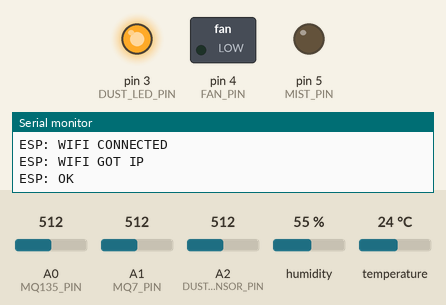
The sketch below on a simulated Arduino Uno, built with avr-gcc and run on an emulated ATmega328P. On the bench: switched loads named in the sketch (green lamp = pin HIGH), output pins drawn as LEDs (lit = HIGH), the last lines printed to the serial monitor. The inputs (shaded band) are chosen by the test bench; at power-on: humidity 55 %, A0 (MQ135_PIN) = 512, A1 (MQ7_PIN) = 512, A2 (DUST_SENSOR_PIN) = 512, temperature 24 °C. The modem accepts every AT command (registered, SIM ready, sends succeed) and sends nothing else.

Above: at 15.7 s.
15.8 s: humidity set to 42 %
At 20.4 s:
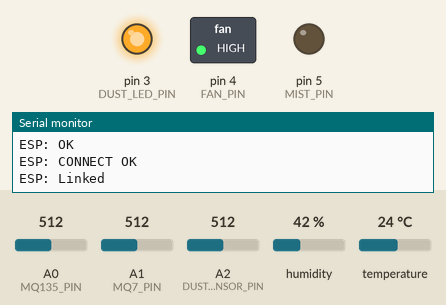
21.5 s: humidity set to 39 %
At 40.8 s:
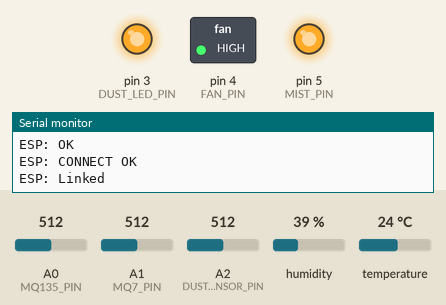
Timing chart, 0 to 42.3 s (numbered marks = the images above; inputs shaded):
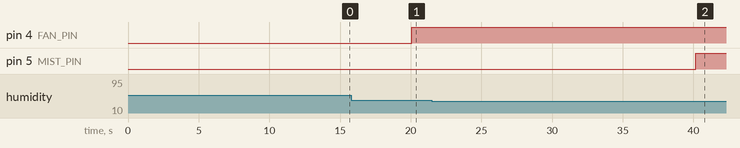

The sketch:

SourceCode.ino
```cpp
#include <SoftwareSerial.h>
#include <DHT.h>

#define DHTPIN 2
#define DHTTYPE DHT11
#define MQ135_PIN A0
#define MQ7_PIN A1
#define DUST_SENSOR_PIN A2
#define DUST_LED_PIN 3
#define FAN_PIN 4
#define MIST_PIN 5

DHT dht(DHTPIN, DHTTYPE);
SoftwareSerial espSerial(10, 11); // RX (10) <- ESP TX ; TX (11) -> ESP RX

// Put only the ThingSpeak API key (not full URL)
const String apiKey = "VXNHO2YY7Z54OSHS"; // <-- replace with your own key if needed
const char* ssid = "Athish_Kanakaraj";
const char* pass = "12345679";

// --- Thresholds (tune these for your environment) ---
const float TEMP_HIGH_THRESHOLD = 30.0;    // Celsius, above this turn ON fan
const int MQ_THRESHOLD = 400;              // ADC raw value threshold for MQ sensors
const int DUST_THRESHOLD = 300;            // ADC raw threshold for dust -> treat as smoke
const float HUM_LOW_THRESHOLD = 40.0;      // Percent, below this turn ON mist

// Upload interval
const unsigned long UPLOAD_INTERVAL_MS = 20000UL; // 20 seconds

unsigned long lastUpload = 0;

void setup() {
  Serial.begin(9600);
  espSerial.begin(9600); // If ESP default is 115200 you'll need to change or reconfigure module
  dht.begin();

  pinMode(DUST_LED_PIN, OUTPUT);
  digitalWrite(DUST_LED_PIN, HIGH); // LED off if active-low

  pinMode(FAN_PIN, OUTPUT);
  pinMode(MIST_PIN, OUTPUT);

  // Initialize actuators OFF (assume active-HIGH turns ON)
  digitalWrite(FAN_PIN, LOW);
  digitalWrite(MIST_PIN, LOW);

  delay(2000); // Allow sensors & ESP to settle

  connectWiFi();
}

void loop() {
  unsigned long now = millis();
  if (now - lastUpload < UPLOAD_INTERVAL_MS) {
    // Still waiting for next cycle; do nothing blocking (but small delay to avoid busy-loop)
    delay(50);
    return;
  }
  lastUpload = now;

  // Read sensors
  float h = dht.readHumidity();
  float t = dht.readTemperature();
  int airQuality = analogRead(MQ135_PIN);
  int coLevel = analogRead(MQ7_PIN);
  int dust = readDustSensor();

  // If DHT failed, set NaN handling
  if (isnan(h) || isnan(t)) {
    Serial.println("Warning: DHT read failed.");
  }

  // Control logic (rule-based)
  bool fanShouldBeOn = false;
  bool mistShouldBeOn = false;

  // Rule: if temperature high -> fan ON
  if (!isnan(t) && t >= TEMP_HIGH_THRESHOLD) {
    fanShouldBeOn = true;
    Serial.println("Rule: Temp high -> fan ON");
  }

  // Rule: if MQ sensors exceed threshold -> fan ON
  if (airQuality >= MQ_THRESHOLD) {
    fanShouldBeOn = true;
    Serial.println("Rule: MQ135 high -> fan ON");
  }
  if (coLevel >= MQ_THRESHOLD) {
    fanShouldBeOn = true;
    Serial.println("Rule: MQ7 high -> fan ON");
  }

  // Rule: if dust (treated as smoke) exceeds threshold -> fan ON
  if (dust >= DUST_THRESHOLD) {
    fanShouldBeOn = true;
    Serial.println("Rule: Dust/Smoke detected -> fan ON");
  }

  // Rule: if humidity low -> mist ON
  if (!isnan(h) && h <= HUM_LOW_THRESHOLD) {
    mistShouldBeOn = true;
    Serial.println("Rule: Humidity low -> mist ON");
  }

  // Apply actuator states (assumed active-HIGH: HIGH -> ON)
  digitalWrite(FAN_PIN, fanShouldBeOn ? HIGH : LOW);
  digitalWrite(MIST_PIN, mistShouldBeOn ? HIGH : LOW);

  // Debug prints
  Serial.print("Temp: "); Serial.print(t); Serial.print(" C, ");
  Serial.print("Hum: "); Serial.print(h); Serial.print(" %, ");
  Serial.print("MQ135: "); Serial.print(airQuality); Serial.print(", ");
  Serial.print("MQ7: "); Serial.print(coLevel); Serial.print(", ");
  Serial.print("Dust: "); Serial.println(dust);

  // Upload data to ThingSpeak
  sendData(t, h, airQuality, coLevel, dust, fanShouldBeOn, mistShouldBeOn);
}

// Read dust sensor (GP2Y1010-like)
int readDustSensor() {
  // Pulse LED (active-low) and read analog
  digitalWrite(DUST_LED_PIN, LOW);
  delayMicroseconds(280);
  int dustVal = analogRead(DUST_SENSOR_PIN);
  delayMicroseconds(40);
  digitalWrite(DUST_LED_PIN, HIGH);
  delayMicroseconds(9680);
  return dustVal;
}

// Connect to WiFi (basic)
void connectWiFi() {
  Serial.println("Connecting ESP to WiFi...");
  sendAT("AT+RST", 2000);
  delay(1000);
  sendAT("AT+CWMODE=1", 1000); // Station mode
  delay(500);

  String joinCmd = String("AT+CWJAP=\"") + ssid + String("\",\"") + pass + String("\"");
  sendAT(joinCmd.c_str(), 8000); // longer timeout for join
}

// Build and send HTTP GET to ThingSpeak
void sendData(float temp, float hum, int airQ, int co, int dust, bool fanState, bool mistState) {
  // Build query path
  String path = "/update?api_key=" + apiKey +
                "&field1=" + String(temp) +
                "&field2=" + String(hum) +
                "&field3=" + String(airQ) +
                "&field4=" + String(co) +
                "&field5=" + String(dust) +
                "&field6=" + String(fanState ? 1 : 0) +
                "&field7=" + String(mistState ? 1 : 0);

  // Full HTTP request
  String httpRequest = String("GET ") + path + " HTTP/1.1\r\n" +
                       "Host: api.thingspeak.com\r\n" +
                       "Connection: close\r\n" +
                       "\r\n";

  Serial.println("Connecting to api.thingspeak.com...");
  sendAT("AT+CIPSTART=\"TCP\",\"api.thingspeak.com\",80", 4000);
  delay(500);

  // Send exact payload length
  int len = httpRequest.length();
  String cipsend = String("AT+CIPSEND=") + len;
  Serial.println("CIPSEND cmd: " + cipsend);
  sendAT(cipsend.c_str(), 3000);

  // Small delay for '>' prompt; then send payload bytes
  delay(200);
  Serial.println("HTTP request:");
  Serial.print(httpRequest);
  espSerial.print(httpRequest); // send exact bytes (do not println)

  // Read response for a short while and then close
  readEspResponse(3000);
  sendAT("AT+CIPCLOSE", 1000);
}

// Helper: send AT command and print responses for a short timeout
void sendAT(const char* cmd, unsigned long timeout) {
  Serial.print(">> ");
  Serial.println(cmd);
  espSerial.println(cmd);

  unsigned long tStart = millis();
  while (millis() - tStart < timeout) {
    if (espSerial.available()) {
      String resp = espSerial.readStringUntil('\n');
      resp.trim();
      if (resp.length()) {
        Serial.print("ESP: ");
        Serial.println(resp);
      }
    }
  }
}

// Read and print ESP responses for up to timeout ms
void readEspResponse(unsigned long timeout) {
  unsigned long tStart = millis();
  while (millis() - tStart < timeout) {
    if (espSerial.available()) {
      String resp = espSerial.readStringUntil('\n');
      resp.trim();
      if (resp.length()) {
        Serial.print("ESP: ");
        Serial.println(resp);
      }
    }
  }
}
```

Measured:
- the behaviour switches between 41 and 40 % on humidity (found by bisection; images 1 and 2)
- after the input at 21.5 s, pin 5 (MIST_PIN): LOW → HIGH after 18.7 s
